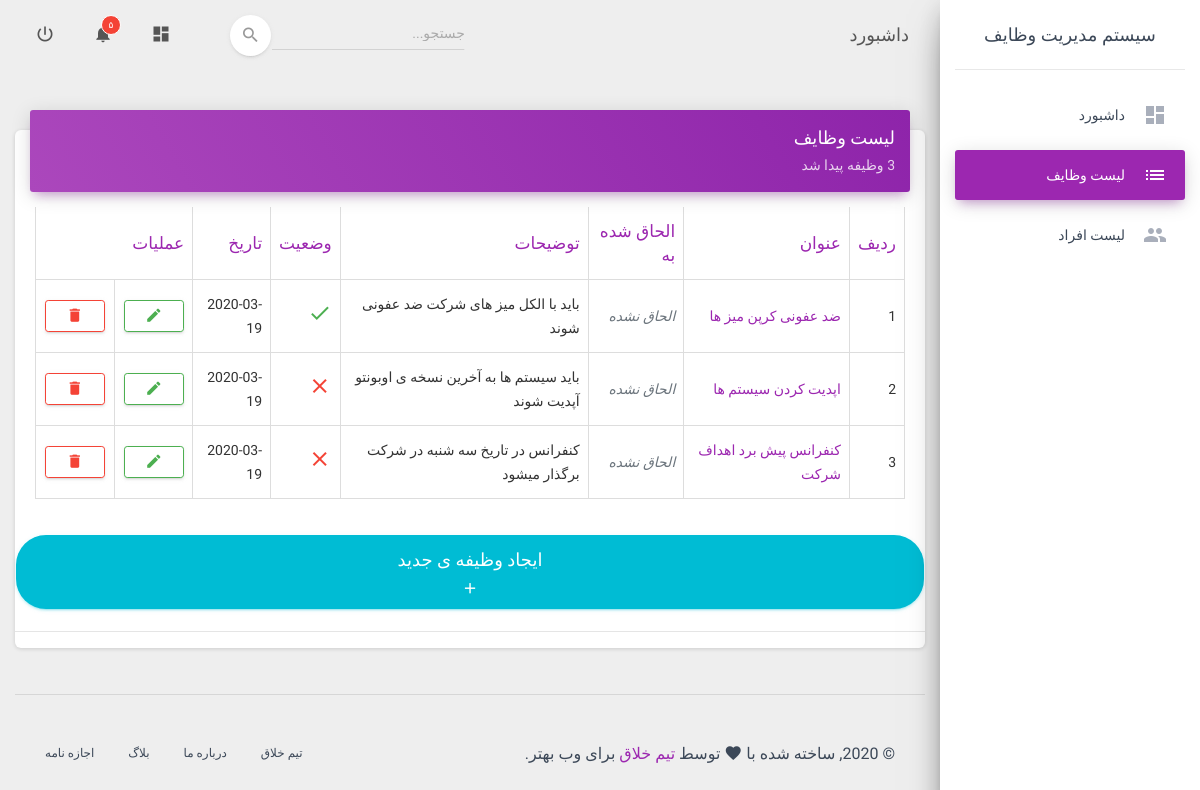
The page /app/tasks/ on the database as committed earlier.
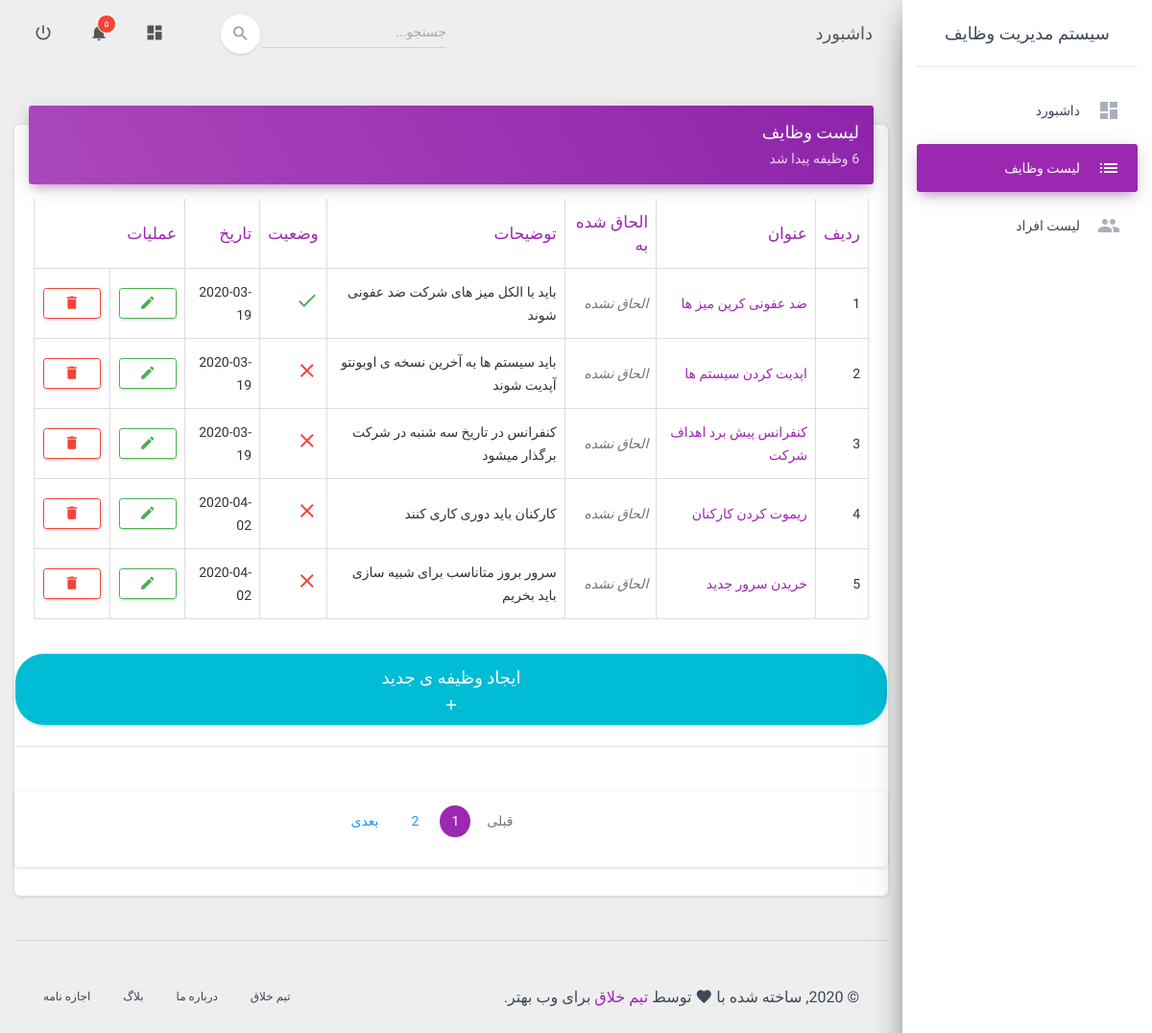
The same page on the database as committed later.
### app/models.py (models this page shows, shortened)
class tasks(models.Model):
    title = models.CharField(max_length=250)
    description = models.TextField()
    done = models.BooleanField(default=0)
    created_at = models.DateTimeField(auto_now_add=True , auto_now=False)
    updated_at = models.DateTimeField(auto_now=True,auto_now_add=False)
    assigned = models.ForeignKey(person,on_delete=models.SET_NULL , blank=True, null=True)

### app/views.py (the view)
# urls.py: path('tasks/', views.list_tasks , name='list' ),
def list_tasks(request):
    paginator = Paginator(models.tasks.objects.all(),5)
    current_page = int(request.GET.get('page') or 1 )
    page = paginator.page(current_page)
    tasks_objects = page.object_list
    count = models.tasks.objects.count()
    contex = {'tasks_objects':tasks_objects ,
    'count':count,
    'paginator': paginator,
    'current_page' : current_page,
    'page':page,
    }
    return render(request,'tasks/list.html',contex)

### app/templates/tasks/list.html (shortened to what this page needs)
{% extends 'master.html' %}
{% block content %}
<div class="row">
    <div class="col-md-12">
        <div class="card">
            <div class="card-header card-header-primary">
                <h4 class="card-title ">لیست وظایف </h4>
                <p class="card-category"> {{ count }} وظیفه پیدا شد</p>
            </div>
            <div class="card-body">
                <div class="table-responsive">
                    <table class="table table-bordered">
                        <thead class=" text-primary">
                            <th>
                                ردیف
                            </th>
                            <th>
                                عنوان
                            </th>
                            <th>
                                الحاق شده به
                            </th>
                            <th>
                                توضیحات
                            </th>
                            <th>
                                وضعیت
                            </th>
                            <th>
                                تاریخ
                            </th>
                            <th colspan="2">
                                عملیات
                            </th>
                        </thead>
                        <tbody>
                            {% for tasks_object in tasks_objects %}
                            <tr>
                                <td>{{ tasks_object.id }}</td>
                                <td><a href="{% url 'show_task' tasks_object.id %}">{{ tasks_object.title }}</a></td>
                                <td>
                                    {% if tasks_object.assigned %}
                                    <a href="{% url 'show_person' tasks_object.assigned.id %}">{{ tasks_object.assigned.name }}</a>
                                    {% else %}
                                    <em class="text-muted">الحاق نشده</em>
                                    {% endif %}
                                </td>
                                <td>{{ tasks_object.description }}</td>
                                <td>
                                    {% if tasks_object.done %}
                                    <i class="material-icons text-success">done</i> {% else %}
                                    <i class="material-icons text-danger">clear</i> {% endif %}
                                </td>
                                <td>{{ tasks_object.created_at|date:"Y-m-d" }}</td>
                                <td align="center">
                                    <a href="{% url 'edit_task' tasks_object.id %}" class="btn btn-outline-success btn-sm">
                                        <i class="material-icons">edit</i>
                                    </a>
                                </td>
                                <td align="center">
                                    <form action="{% url 'delete_task' tasks_object.id %}" method="POST">
                                        <button type="submit" class="btn btn-outline-danger btn-sm" onclick="return confirm('Are you sure?');">
                                            <i class="material-icons text-danger">delete</i>
                                        </button>
                                    </form>
                                </td>
                            </tr>
                            {% endfor %}
                        </tbody>
                    </table>
                </div>
            </div>
            <a href="{% url 'create_task' %}" class="btn btn-round btn-fill btn-info">
                <h4>ایجاد وظیفه ی جدید</h4>
                <div class="ripple-container">
                </div>
                <i class="material-icons">add</i>
            </a>
            <hr>
            {% include "paginator/paginator.html" %}
        </div>
    </div>
</div>
{% endblock content %}

### app/templates/master.html (shortened to what this page needs)
{% load static %}
<!DOCTYPE html>
<html lang="fa" dir="rtl">
<head>
    <link rel="stylesheet" href="https://maxcdn.bootstrapcdn.com/font-awesome/latest/css/font-awesome.min.css">
    <link href="{% static 'css/material-dashboard.css' %}" rel="stylesheet" />
    <link href="{% static 'css/material-dashboard-rtl.css' %}" rel="stylesheet" />
    <link href="{% static 'demo/demo.css' %}" rel="stylesheet" />
</head>
<body class="">
    <div class="wrapper ">
        <div class="sidebar" data-color="purple" data-background-color="white" data-image="{% static 'img/sidebar-1.jpg' %}">
            <div class="logo">
                <a href="#" class="simple-text logo-normal">
                  سیستم مدیریت وظایف
		        </a>
            </div>
            <div class="sidebar-wrapper">
                <ul class="nav">
                    <li class="nav-item {% if request.resolver_match.url_name == 'dashboard' %} active {% endif %}">
                        <a class="nav-link" href="{% url 'dashboard'%}">
                            <i class="material-icons">dashboard</i>
                            <p>داشبورد</p>
                        </a>
                    </li>
                    <li class="nav-item {% if request.resolver_match.url_name == 'list' %} active {% endif %}">
                        <a class="nav-link" href="{% url 'list'%}">
                            <i class="material-icons">list</i>
                            <p> لیست وظایف </p>
                        </a>
                    </li>
                    <li class="nav-item {% if request.resolver_match.url_name == 'list_persons' %} active {% endif %}">
                        <a class="nav-link" href="{% url 'list_persons' %}">
                            <i class="material-icons">group</i>
                            <p> لیست افراد </p>
                        </a>
                    </li>
                </ul>
            </div>
        </div>
        <div class="main-panel">
            <nav class="navbar navbar-expand-lg navbar-transparent navbar-absolute fixed-top ">
                <div class="container-fluid">
                    <div class="navbar-wrapper">
                        <a class="navbar-brand" href="#pablo">داشبورد</a>
                    </div>
                    <div class="collapse navbar-collapse justify-content-end">
                        <form class="navbar-form">
                            <div class="input-group no-border">
                                <input type="text" value="" class="form-control" placeholder="جستجو...">
                                <button type="submit" class="btn btn-white btn-round btn-just-icon">
                                    <i class="material-icons">search</i>
                                    <div class="ripple-container"></div>
                                </button>
                            </div>
                        </form>
                        <ul class="navbar-nav">
                            <li class="nav-item">
                                <a class="nav-link" href="#pablo">
                                    <i class="material-icons">dashboard</i>
                                </a>
                            </li>
                            <li class="nav-item dropdown">
                                <a class="nav-link" href="http://example.com" id="navbarDropdownMenuLink" data-toggle="dropdown" aria-haspopup="true" aria-expanded="false">
                                    <i class="material-icons">notifications</i>
                                    <span class="notification">۵</span>
                                </a>
                            </li>
                            <li class="nav-item">
                                <a class="nav-link" href="#">
                                    <i class="material-icons">power_settings_new</i>
                                </a>
                            </li>
                        </ul>
                    </div>
                </div>
            </nav>
            <div class="content">
                {% block content %}
                {% endblock %}
                <hr>
                <footer class="footer">
                    <div class="container-fluid">
                        <nav class="float-left">
                            <ul>
                                <li>
                                    <a href="https://www.creative-tim.com">
					                    تیم خلاق
				                  	</a>
                                </li>
                                <li>
                                    <a href="https://creative-tim.com/presentation">
					                    درباره ما
					                </a>
                                </li>
                                <li>
                                    <a href="http://blog.creative-tim.com">
					                    بلاگ
					                </a>
                                </li>
                                <li>
                                    <a href="https://www.creative-tim.com/license">
					                    اجازه نامه
					                </a>
                                </li>
                            </ul>
                        </nav>
                        <div class="copyright float-right">
                            &copy;
                            , ساخته شده با
                            <i class="material-icons">favorite</i> توسط
                            <a href="https://www.creative-tim.com" target="_blank">تیم خلاق</a> برای وب بهتر.
                        </div>
                    </div>
                </footer>
            </div>
        </div>
</body>
</html>

### app/templates/paginator/paginator.html
{% if paginator.num_pages > 1  %}
    <div class="card">
        <div class="card-body">
            <nav aria-label="Page navigation example">
                <ul class="pagination justify-content-center">
                    {% if page.has_previous %}
                    <li class="page-item">
                        <a class="page-link" href="{% url 'list' %}?page={{ page.previous_page_number }}" tabindex="-1">قبلی</a>
                    </li>
                    {% else %}
                    <li class="page-item disabled">
                        <a class="page-link" href="" tabindex="-1">قبلی</a>
                    </li>
                    {% endif %}
                    {% for page_number in paginator.page_range %}
                    <li class="page-item {% if current_page == page_number %}active{% endif %}">
                        <a class="page-link" href="{% url 'list' %}?page={{ page_number }}">{{ page_number }}</a>
                    </li>
                    {% endfor %}
                    {% if page.has_next %}
                    <li class="page-item">
                        <a class="page-link" href="{% url 'list' %}?page={{ page.next_page_number }}">بعدی</a>
                    </li>
                    {% else %}
                    <li class="page-item disabled">
                        <a class="page-link" href="">بعدی</a>
                    </li>
                    {% endif %}
                </ul>
            </nav>
        </div>
    </div>
{% endif %}

### static/css/material-dashboard-rtl.css (style rules this page uses)
html[dir="rtl"] { text-align: right; direction: rtl; }
html[dir="rtl"] .nav { padding-right: 0; }
html[dir="rtl"] th { text-align: right; }
html[dir="rtl"] .input-group > .custom-select:not(:last-child), html[dir="rtl"] .input-group > .form-control:not(:last-child) { border-radius: 0 0.25rem 0.25rem 0; }
html[dir="rtl"] body { text-align: right; }
html[dir="rtl"] .sidebar { left: unset; right: 0; }
html[dir="rtl"] .sidebar .nav i { float: right; margin-left: 15px; margin-right: unset; }
html[dir="rtl"] .main-panel { float: left; }
html[dir="rtl"] .sidebar, html[dir="rtl"] .off-canvas-sidebar nav .navbar-collapse { text-align: right; }
html[dir="rtl"] .card .card-body, html[dir="rtl"] .card .card-footer { direction: rtl; }
@media (min-width: 992px) { html[dir="rtl"] .navbar-expand-lg > .container, html[dir="rtl"] .navbar-expand-lg > .container-fluid { flex-wrap: nowrap; } }

### app/templates/master.html (style rules this page uses)
body, h1, h2, h3, h4, h5, h6, .h1, .h2, .h3, .h4 { font-family: "Cairo"; }

Rows that differ between the two databases and show on the page:
added tasks: id "4", title "ریموت کردن کارکنان", shows "الحاق نشده", description "کارکنان باید دوری کاری کنند", done False (drawn), created_at "2020-04-02"
added tasks: id "5", title "خریدن سرور جدید", shows "الحاق نشده", description "سرور بروز متاناسب برای شبیه سازی باید بخریم", done False (drawn), created_at "2020-04-02"
Other text that changed with them:
text now shown: "قبلی بعدی"
new list line: "1"
new list line: "2"
